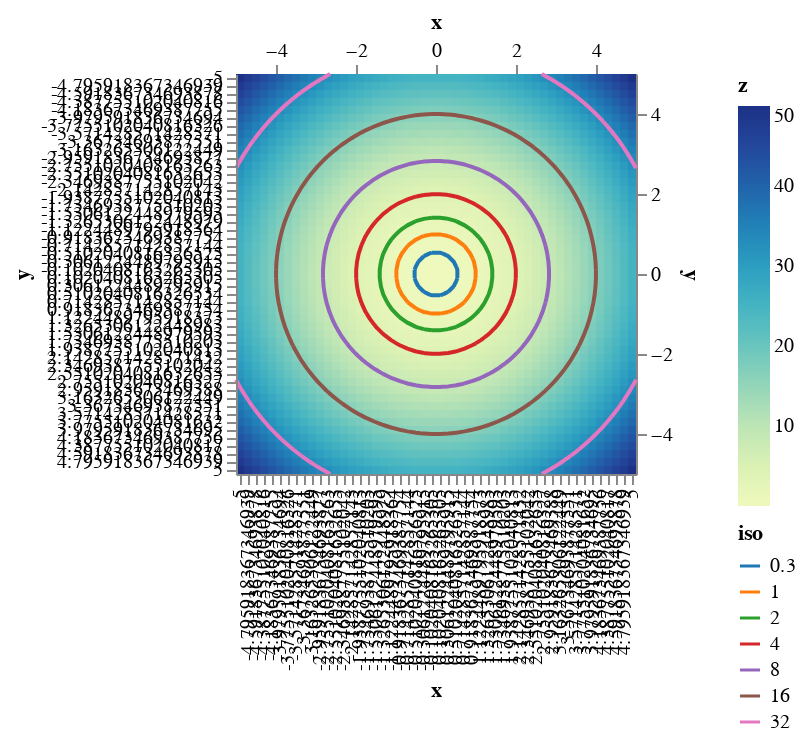

Notebook cell for this chart:
### Code cell
def isolines2lines(cl, minorder):
    # add a None/null point after each line to have altair jump to the next one
    cl_x = [ [cl[i][j][0] for j in range(0, len(cl[i]))]  + [None] for i in range(0, len(cl))]
    cl_x1 = [cl_x[i][j] for i in range(0, len(cl_x)) for j in range(0, len(cl_x[i]))]
    cl_y = [ [cl[i][j][1] for j in range(0, len(cl[i]))] + [None] for i in range(0, len(cl))]
    cl_y1 = [cl_y[i][j] for i in range(0, len(cl_y)) for j in range(0, len(cl_y[i]))]
    # order is required because by default, altair will plot according to x axis
    order = [minorder+i for i in range(0, len(cl_x1))]
    return cl_x1, cl_y1, order

def isolines(x, y, z, values):
    dfs = []
    # use minorder to differentiate lines when dataframes are concatenated
    minorder = 0
    for v in values:
        cl = find_isolines(x, y, z, v)
        cl_x, cl_y, cl_order = isolines2lines(cl, minorder)
        minorder += len(cl_x)
        # val is to differentiate between isolines, also used as a legend
        cl_val = [v for i in range(0, len(cl_x))]
        dfs.append(pd.DataFrame({'x': cl_x, 'y': cl_y, 'order': cl_order, 'iso': cl_val}))
    return pd.concat(dfs).reset_index()

df = isolines(xr, yr, z, [0.3, 1, 2, 4, 8, 16, 32])
print(df)

iso = alt.Chart(df).mark_line().encode(
    x=alt.X('x:Q'),
    y=alt.Y('y:Q'),
    order='order',
    color=alt.Color('iso:O', scale=alt.Scale(scheme='category10'))
).properties(
    width=200,
    height=200
)

contour+iso

### Figure 1 — Vega-Lite specification as saved in the notebook (floating-point values rounded to 4 significant figures; data arrays with more than 128 entries replaced by an {"elided": "..."} marker saying what was removed)
{"config": {"view": {"continuousWidth": 400, "continuousHeight": 300}}, "layer": [{"data": {"name": "data-461537778f61b6216cdbffc83792a96a"}, "mark": "rect", "encoding": {"color": {"type": "quantitative", "field": "z"}, "x": {"type": "ordinal", "field": "x"}, "y": {"type": "ordinal", "field": "y"}}, "height": 200, "width": 200}, {"data": {"name": "data-b053df36c8c55d42718069c3348ad1cd"}, "mark": "line", "encoding": {"color": {"type": "ordinal", "field": "iso", "scale": {"scheme": "category10"}}, "order": {"type": "quantitative", "field": "order"}, "x": {"type": "quantitative", "field": "x"}, "y": {"type": "quantitative", "field": "y"}}, "height": 200, "width": 200}], "$schema": "https://vega.github.io/schema/vega-lite/v4.8.1.json", "datasets": {"data-461537778f61b6216cdbffc83792a96a": {"elided": "2500 records"}, "data-b053df36c8c55d42718069c3348ad1cd": {"elided": "1862 records"}}}
